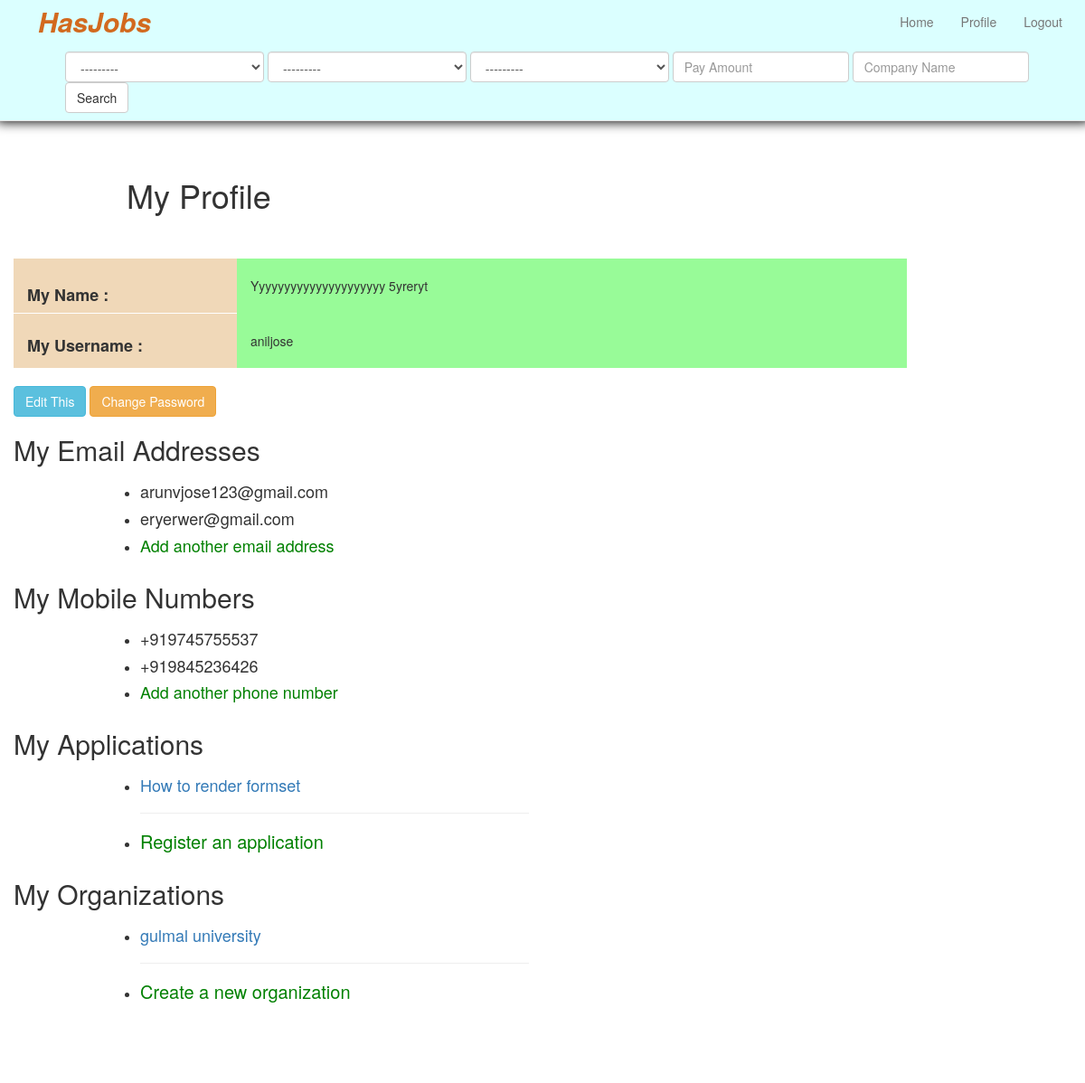
The app's page /profile/ (signed in) with its own data.
### app_hasjob/models.py (models this page shows, shortened)
class AddEmail(models.Model):
	email = models.EmailField()
	types = models.ForeignKey(AddMailTypes)
	class Meta:
		verbose_name = ("Add Email")
		verbose_name_plural = ("Add Emails")

class AddNumber(models.Model):
	number = models.IntegerField()
	types = models.ForeignKey(AddMailTypes)
	class Meta:
		verbose_name = ("Add Number")
		verbose_name_plural = ("Add Numbers")

class ClientApplication(models.Model):
	application_title = models.CharField(max_length=200)
	slug = models.SlugField(unique=True, null=True, blank=True)
	description = models.TextField()
	types = models.ForeignKey(ClientTypes)
	application_website = models.URLField()
	redirect_url = models.URLField()
	notification_url = models.URLField()
	class Meta:
		verbose_name = ("Client Application")
		verbose_name_plural = ("Client Applications")

class AddOrganization(models.Model):
	organization_name = models.CharField(max_length=200)
	slug = models.SlugField(unique=True, null=True, blank=True)
	username = models.CharField(max_length=200)
	domain = models.CharField(max_length=200)
	class Meta:
		verbose_name = ("Add Organization")
		verbose_name_plural = ("Add Organizations")

### app_hasjob/views.py (the view)
# urls.py: url(r'^profile/$', 'app_hasjob.views.profile', name='profile'),
def profile(request):
	user = User.objects.get(username=request.user.username)
	add_emails = AddEmail.objects.all()
	add_numbers = AddNumber.objects.all()
	add_organization = AddOrganization.objects.all()
	add_application = ClientApplication.objects.all()
	variables = {'add_emails': add_emails, 'add_numbers': add_numbers,'add_organization': add_organization, 'add_application': add_application, 'user': user}
	return render(request, 'profile/profile.html', variables)

### app_hasjob/forms.py
class JobFilterForm(forms.Form):
	location__id = forms.ModelChoiceField(queryset=Location.objects.all(),widget=forms.Select(attrs={"class":"form-control","style":"width:220px"}))
	add_job_types__id = forms.ModelChoiceField(queryset=AddJobTypes.objects.all(),widget=forms.Select(attrs={"class":"form-control","style":"width:220px"}))
	add_job_category__id = forms.ModelChoiceField(queryset=AddJobCategory.objects.all(),widget=forms.Select(attrs={"class":"form-control","style":"width:220px"}))

### app_hasjob/models.py (called while the page is built)
	def __str__(self):
		return self.location

	def __str__(self):
		return self.types

	def __str__(self):
		return self.category

### app_hasjob/templatetags/job_filter.py (called while the page is built)
@register.inclusion_tag("tags/job_filter.html")
def job_filter(request):
	filter_form = JobFilterForm(request.GET)
	return {'filter_form': filter_form}

### templates/profile/profile.html
{% extends "base.html" %}
{% block content %}
	<h1>My Profile</h1>
	<br><br>
	<div class="row">
		<div class="row name-box img img-rounded" style="margin-left:0px;">
			<div class="col-lg-10">
				<div class="row">
					<div class="col-lg-3" style="background-color:#F0D8B8">
						<br>
						<h4><strong>My Name :</strong></h4>
					</div>
					<div class="col-lg-9" style="background-color:#98FB98;height:61px;">
						<br>
						<p>{{user.first_name}} {{user.last_name}}</p>
					</div>
				</div>
			</div>
			<div class="col-lg-10">
				<div class="row">
					<div class="col-lg-3" style="background-color:#F0D8B8;">
						<h4 style="position:relative;top:15px;"><strong>My Username :</strong></h4>
						<br>
					</div>
					<div class="col-lg-9" style="background-color:#98FB98;height:60px;">
						<br>
						<p>{{user.username}}</p>
					</div>
				</div>
			</div>
		</div>
		<br>
		<a class="btn btn-info" href="/edit-profile">Edit This</a>
		<a class="btn btn-warning" href="/change-password">Change Password</a>
		<div class="row">
			<div class="col-lg-8">
				<h2>My Email Addresses</h2>
			</div>
			<div class="col-lg-offset-1 col-lg-5">
				<ul>
					{% for add_email in add_emails %}
					<li><h4>{{add_email.email}}</h4></li>
					{% endfor %}
					<li><h4><a style="color:green;" href="/add-email">Add another email address</a></h4></li>
				</ul>
			</div>
		</div>
		<div class="row">
			<div class="col-lg-8">
				<h2>My Mobile Numbers</h2>
			</div>
			<div class="col-lg-offset-1 col-lg-5">
				<ul>
					{% for add_number in add_numbers %}
						<li><h4>+91{{add_number.number}}</h4></li>
					{% endfor %}
					<li><h4><a style="color:green;" href="/add-number">Add another phone number</a></h4></li>
				</ul>
			</div>
		</div>
		<div class="row">
			<div class="col-lg-8">
				<h2>My Applications</h2>
			</div>
			<div class="col-lg-offset-1 col-lg-5">
				<ul>
					{% for application in add_application %}
							<li><h4><a href="{% url 'view_client' application.slug %}">{{ application.application_title }}</a></h4></li>
					{% endfor %}
					<hr>
					<li><h4 style="font-size:20px;"><a style="color:green;" href="/client-application">Register an application</a></h4></li>
				</ul>
			</div>
		</div>
		<div class="row">
			<div class="col-lg-8">
				<h2>My Organizations</h2>
			</div>
			<div class="col-lg-offset-1 col-lg-5">
				<ul>
					{% for organization in add_organization %}
						<li><h4><a href="{% url 'view_organization' organization.slug %}">{{ organization.organization_name }}</a></h4></li>
					{% endfor %}
					<hr>
					<li><h4 style="font-size:20px;"><a style="color:green;" href="/add-organization">Create a new organization</a></h4></li>
				</ul>
			</div>
		</div>
	</div>
	<br>
	<br>
	<br>
	<br>
{% endblock %}

### staticdirs/css/justified-nav.css (style rules this page uses)
body { padding-top: 20px; }

### records on screen
AddEmail: email "arunvjose123@gmail.com"
AddEmail: email "eryerwer@gmail.com"
AddNumber: number "9745755537"
AddNumber: number "9845236426"
ClientApplication: application_title "How to render formset"
AddOrganization: organization_name "gulmal university"

### other values on screen
{{ user.first_name }} "Yyyyyyyyyyyyyyyyyyyyy"
{{ user.last_name }} "5yreryt"
{{ user.username }} "aniljose"
